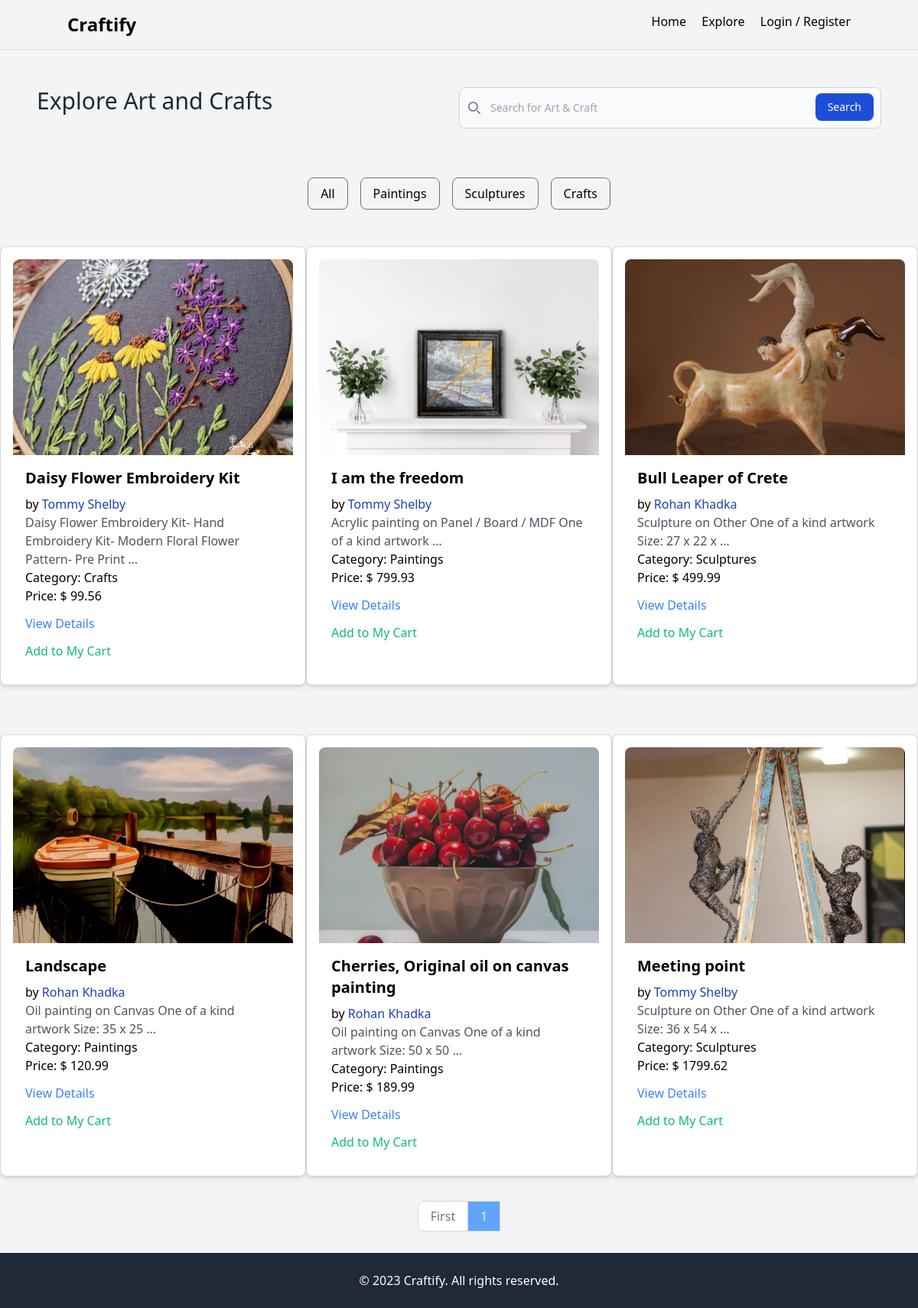
Before: /explore with the older database file.
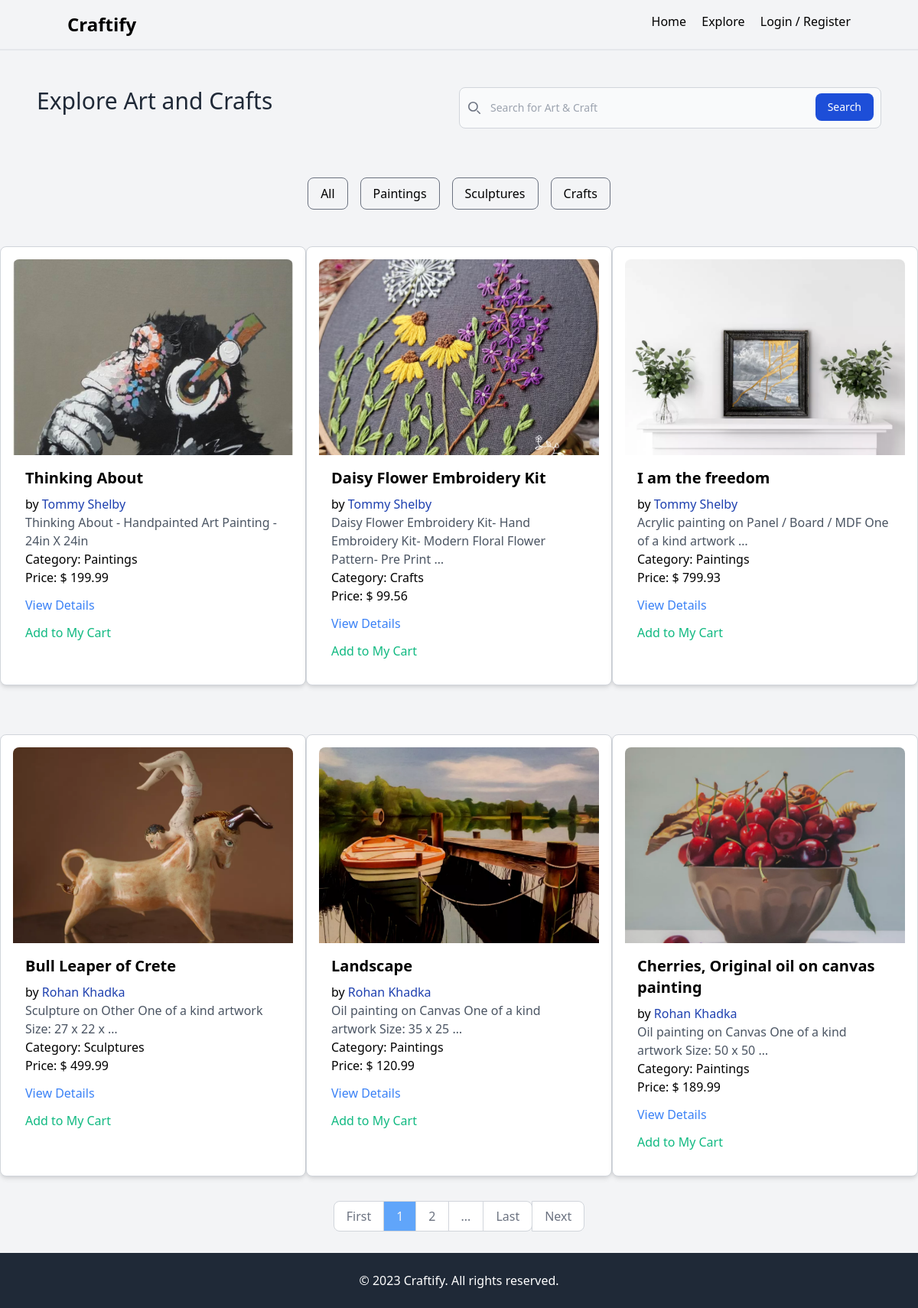
After: the same page with the newer database file.
### core/models.py (models this page shows, shortened)
class UserUploadedItem(models.Model):
    title = models.CharField(max_length=100)
    description = models.TextField()
    category = models.CharField(max_length=100, choices=CATEGORY_CHOICES)
    image = models.ImageField(upload_to = "images/")
    price = models.DecimalField(max_digits=10, decimal_places=2)
    user = models.ForeignKey(User, on_delete=models.CASCADE)

### core/views.py (the view, shortened to what this page needs)
# urls.py: path('explore', views.explore, name='explore'),
def explore(request, category=None):
    Items = UserUploadedItem.objects.all().order_by('-id')
    paginator = Paginator(Items,6)
    pageNum = request.GET.get('page')
    allItems = paginator.get_page(pageNum)
    totalPage = allItems.paginator.num_pages
    num_visible_pages = 3
    middle_page = int(ceil(num_visible_pages / 2))
    start_page = max(1, allItems.number - middle_page + 1)
    end_page = min(start_page + num_visible_pages, totalPage + 1)
    page_list = range(start_page, end_page)
    cat = None
    if category:
        cat = category
        if UserUploadedItem.objects.filter(category=category).exists():
            allItems = UserUploadedItem.objects.filter(category=category).order_by('-id')
            if request.method=="GET":
                src = request.GET.get('search_content')
                if src != None:
                    Items = allItems.filter(title__icontains=src)
                    paginator = Paginator(Items,6)
                    pageNum = request.GET.get('page')
                    allItems = paginator.get_page(pageNum)
                    totalPage = allItems.paginator.num_pages
                    num_visible_pages = 3
                    middle_page = int(ceil(num_visible_pages / 2))
                    start_page = max(1, allItems.number - middle_page + 1)
                    end_page = min(start_page + num_visible_pages, totalPage + 1)
                    page_list = range(start_page, end_page)
            else:
                allItems = UserUploadedItem.objects.filter(category=category).order_by('-id')
        else:
            return redirect('explore')
    else:
        allItems = paginator.get_page(pageNum)
        totalPage = allItems.paginator.num_pages
        page_list = range(start_page, end_page)
        if request.method=="GET":
            src = request.GET.get('search_content')
            if src != None:
                if UserUploadedItem.objects.filter(title__icontains=src).exists():
                    allItems = UserUploadedItem.objects.filter(title__icontains=src)
                else:
                    allItems = UserUploadedItem.objects.all().order_by('-id')
            else:
                allItems = paginator.get_page(pageNum)
                totalPage = allItems.paginator.num_pages
                page_list = range(start_page, end_page)
    context= {
        'allItems': allItems,
        'cat': cat,
        'lastPage': totalPage,
        'page_list': page_list,
    }
    return render(request, 'explore.html', context)

### templates/explore.html (shortened to what this page needs)
{% extends 'base.html' %}
{% load static %}
{% block content %}
<section>
    <div class="grid md:grid-cols-2 sm:grid-cols-1 p-12 ">
        <div>
        <h1 class=" text-3xl font-medium text-gray-800 ">
            Explore Art and Crafts
        </h1>
        </div>
        <div class=" justify-end">
            <form method="get" action="">
                <div class="relative">
                    <div class="absolute inset-y-0 left-0 flex items-center pl-3 pointer-events-none">
                    </div>
                    <input type="search" name="search_content" id="default-search" class="focus:outline-none block w-full p-4 pl-10 text-sm text-gray-900 border border-gray-300 rounded-lg bg-gray-50 focus:ring-blue-500 focus:border-blue-500 dark:bg-gray-700 dark:border-gray-600 dark:placeholder-gray-400 dark:text-white dark:focus:ring-blue-500 dark:focus:border-blue-500" placeholder="Search for Art & Craft" required>
                    <button type="submit" class="text-white absolute right-2.5 bottom-2.5 bg-blue-700 hover:bg-blue-800 focus:ring-4 focus:outline-none focus:ring-blue-300 font-medium rounded-lg text-sm px-4 py-2 dark:bg-blue-600 dark:hover:bg-blue-700 dark:focus:ring-blue-800">Search</button>
                </div>
            </form>
        </div>
    </div>
</section>
<section class="py-4 px-2 ">
    <div class="container mx-auto">
        <div class="flex justify-center space-x-4 ">
            <a href="{% url 'explore' %}" class="px-4 py-2 rounded-lg border border-gray-500 hover:bg-gray-100">All</a>
            <a  href="{% url 'explore-cat' category='paintings' %}" class="px-4 py-2 rounded-lg border border-gray-500 hover:bg-gray-100">Paintings</a>
            <a href="{% url 'explore-cat' category='sculptures' %}" class="px-4 py-2 rounded-lg border border-gray-500 hover:bg-gray-100">Sculptures</a>
            <a href="{% url 'explore-cat' category='crafts' %}" class="px-4 py-2 rounded-lg border border-gray-500 hover:bg-gray-100">Crafts</a>
        </div>
    </div>
</section>
<section>
    <div class="grid grid-cols-3 sm:grid-cols-2 md:grid-cols-3 lg:grid-cols-3">
        {% for item in allItems %}
        <div class="max-w-md mx-auto my-8 p-4 bg-white border border-gray-300 rounded-lg shadow-md">
            <div>
                <div>
                    <img src="{{item.image.url}}" alt="Image 1" class="w-full h-64 object-cover rounded-t-lg">
                </div>
            </div>
                <div class="p-4">
                    <h2 class="text-xl font-semibold mb-2">{{item.title}}</h2>
                    <p><span>by <a class="text-blue-800" href="#">{{item.user.first_name}} {{item.user.last_name}}</a></span> </p>
                    <p class="text-gray-600">{{item.description|truncatewords:13}}</p>
                    <span><p> Category: <span><a href="#">{{item.category|capfirst }}</a></span>  </p></span>
                    <span>Price: <span class="font-medium"><span>$ </span>{{item.price}}</span></span>
                            <div class="grid grid-rows-2">
                                <a href="{% url 'viewDetails' item.id %}" class=" mt-3 text-blue-500 hover:text-blue-400">View Details</a>
                                {% if request.user.is_authenticated %}
                                <form action="" method="post">
                                {% csrf_token %}
                                <input type="hidden" name="item_id" value="{{ item.id }}">
                                <input type="hidden" name="item_title" value="{{ item.title }}">
                                <input type="hidden" name="item_category" value="{{ item.category }}">
                                <input type="hidden" name="item_price" value="{{ item.price }}">
                                <input type="hidden" name="item_image" value="{{ item.image.url }}">
                                <input type="hidden" name="user" value="{{ request.user }}">
                                <button name="add" onclick="addtocart()" class="text-left mt-3  hover:text-green-400 text-green-500">Add to My Cart</button>
                                </form>
                                {% else %}
                                <button  onclick="cart()" class="text-left mt-3  hover:text-green-400 text-green-500" >Add to My Cart</button>
                                {% endif %}
                            </div>
                </div>
        </div>
        {% endfor %}
    </div>
</section>
<section class="container mx-auto text-center mb-7">
    <nav aria-label="Page navigation example">
        <ul class="inline-flex -space-x-px text-base h-10">
            {% if cat %}
                <li>
                    <a href="{% url 'explore-cat' cat %}?page=1 " class="flex items-center justify-center px-4 h-10 ml-0 leading-tight text-gray-500 bg-white border border-gray-300 rounded-l-lg hover:bg-gray-100 hover:text-gray-700 dark:bg-gray-800 dark:border-gray-700 dark:text-gray-400 dark:hover:bg-gray-700 dark:hover:text-white">First</a>
                </li>
            {% else %}
                <li>
                    <a href="{% url 'explore'%}?page=1 " class="flex items-center justify-center px-4 h-10 ml-0 leading-tight text-gray-500 bg-white border border-gray-300 rounded-l-lg hover:bg-gray-100 hover:text-gray-700 dark:bg-gray-800 dark:border-gray-700 dark:text-gray-400 dark:hover:bg-gray-700 dark:hover:text-white">First</a>
                </li>
            {% endif %}
            {% if cat %}
                {% for num in page_list %}
                <li>
                    <a href="{% url 'explore-cat' cat %}?page={{num}}" class="{% if num == allItems.number %} text-gray-100 bg-blue-400 %} {% else %}  text-gray-500 {% endif %} flex items-center justify-center px-4 h-10 leading-tight bg-white border border-gray-300 hover:bg-gray-100 hover:text-gray-700 dark:bg-gray-800 dark:border-gray-700 dark:text-gray-400 dark:hover:bg-gray-700 dark:hover:text-white">{{num}}</a>
                </li>
                {% endfor %}
            {% else %}
                {% for num in page_list %}
                <li>
                    <a href="{% url 'explore'%}?page={{num}}" class="{% if num == allItems.number %} text-gray-100 bg-blue-400 %} {% else %}  text-gray-500 {% endif %} flex items-center justify-center px-4 h-10 leading-tight bg-white border border-gray-300 hover:bg-gray-100 hover:text-gray-700 dark:bg-gray-800 dark:border-gray-700 dark:text-gray-400 dark:hover:bg-gray-700 dark:hover:text-white">{{num}}</a>
                </li>
                {% endfor %}
            {% endif %}
          {%if allItems.has_next %}
          {%if allItems.has_other_pages %}
          <li>
              <p  class="flex items-center justify-center px-4 h-10 leading-tight text-gray-500 bg-white border border-gray-300 hover:bg-gray-100 hover:text-gray-700 dark:bg-gray-800 dark:border-gray-700 dark:text-gray-400 dark:hover:bg-gray-700 dark:hover:text-white">...</p>
          </li>
          {% endif %}
          {% if cat %}
            <li>
                <a href="{% url 'explore-cat' cat %}?page={{ lastPage }}" class="flex items-center justify-center px-4 h-10 leading-tight text-gray-500 bg-white border border-gray-300 rounded-r-lg hover:bg-gray-100 hover:text-gray-700 dark:bg-gray-800 dark:border-gray-700 dark:text-gray-400 dark:hover:bg-gray-700 dark:hover:text-white">Last</a>
            </li>
          {% else %}
                <li>
                    <a href="{% url 'explore'%}?page={{lastPage}}" class="flex items-center justify-center px-4 h-10 leading-tight text-gray-500 bg-white border border-gray-300 rounded-r-lg hover:bg-gray-100 hover:text-gray-700 dark:bg-gray-800 dark:border-gray-700 dark:text-gray-400 dark:hover:bg-gray-700 dark:hover:text-white">Last</a>
                </li>
          {% endif %}
          {% if cat %}
            <li>
                <a href="{% url 'explore-cat' cat %}?page={{ allItems.next_page_number }}" class="flex items-center justify-center px-4 h-10 leading-tight text-gray-500 bg-white border border-gray-300 rounded-r-lg hover:bg-gray-100 hover:text-gray-700 dark:bg-gray-800 dark:border-gray-700 dark:text-gray-400 dark:hover:bg-gray-700 dark:hover:text-white">Next</a>
            </li>
        {% else %}
            <li>
                <a href="{% url 'explore' %}?page={{ allItems.next_page_number }}" class="flex items-center justify-center px-4 h-10 leading-tight text-gray-500 bg-white border border-gray-300 rounded-r-lg hover:bg-gray-100 hover:text-gray-700 dark:bg-gray-800 dark:border-gray-700 dark:text-gray-400 dark:hover:bg-gray-700 dark:hover:text-white">Next</a>
            </li>
        {% endif %}
          {% endif %}
        </ul>
      </nav>
</section>
{% endblock  %}

### templates/base.html (shortened to what this page needs)
{% include 'header.html' %}
{% block content %}
{% endblock %}
{% include 'footer.html' %}

### templates/header.html
<!DOCTYPE html>
<html lang="en">
<head>
    <link href="https://cdn.jsdelivr.net/npm/tailwindcss@2.2.15/dist/tailwind.min.css" rel="stylesheet">
    <link rel="stylesheet" href="https://cdn.jsdelivr.net/npm/slick-carousel@1.8.1/slick/slick.css">
</head>
<body class="bg-gray-100">
    {% if request.path == '/explore' or request.path == '/explore-cat/crafts/' or request.path == '/explore-cat/sculptures/' or request.path == '/explore-cat/paintings/' %}
        <nav class="border-b-2  py-4 px-8 w-full z-10">
            {% else %}
            <nav class="border-b-2 bg-transparent py-4 px-8 absolute w-full z-10">
    {% endif %}
        <div class="container mx-auto flex justify-between">
            {% if request.path == '/explore' or request.path == '/explore-cat/crafts/' or request.path == '/explore-cat/sculptures/' or request.path == '/explore-cat/paintings/' %}
            <a href="{% url 'index' %}" class="text-2xl font-bold text-black">Craftify</a>
            {% else %}
            <a href="{% url 'index' %}" class="text-2xl font-bold text-white">Craftify</a>
            {% endif %}
            {% if request.path == '/explore' or request.path == '/explore-cat/crafts/' or request.path == '/explore-cat/sculptures/' or request.path == '/explore-cat/paintings/' %}
                <div class="space-x-4 text-black  ">
            {% else %}
            <div class="space-x-4 text-white  ">
            {% endif %}
                <a href="{% url 'index' %}" class="hover:text-blue-600">Home</a>
                <a href="{% url 'explore' %}" class="hover:text-blue-600">Explore</a>
                {% if request.user.is_authenticated %}
                        <a href="{% url 'dashboard' %}" class="hover:text-blue-600">My Dashboard</a>
                        <a href="{% url 'cart' %}" class="hover:text-blue-600">My Cart</a>
                        <a href="{% url 'logout' %}" class="hover:text-blue-600">Logout</a>
                {% else %}
                    <span><a href="{% url 'login' %}" class="hover:text-blue-600">Login</a> / <a href="{% url 'register' %}" class="hover:text-blue-600">Register</a></span>
                {% endif %}
            </div>
        </div>
    </nav>

### templates/footer.html
    <footer class="bg-gray-800 text-white py-6 px-8">
        <div class="container mx-auto text-center">
            <p>&copy; 2023 Craftify. All rights reserved.</p>
        </div>
    </footer>
</body>
</html>

Changed rows visible on the page:
no longer on this page (row unchanged): UserUploadedItem: image (picture), title "Meeting point", user.first_name "Tommy", user.last_name "Shelby", description "Sculpture on Other One of a kind artwork Size: 36 x 54 x …", category "Sculptures", price "1799.62"
added UserUploadedItem: image (picture), title "Thinking About", user.first_name "Tommy", user.last_name "Shelby", description "Thinking About - Handpainted Art Painting - 24in X 24in", category "Paintings", price "199.99"
Other visible differences:
new list line: "2"
text now shown: "... Last Next"
